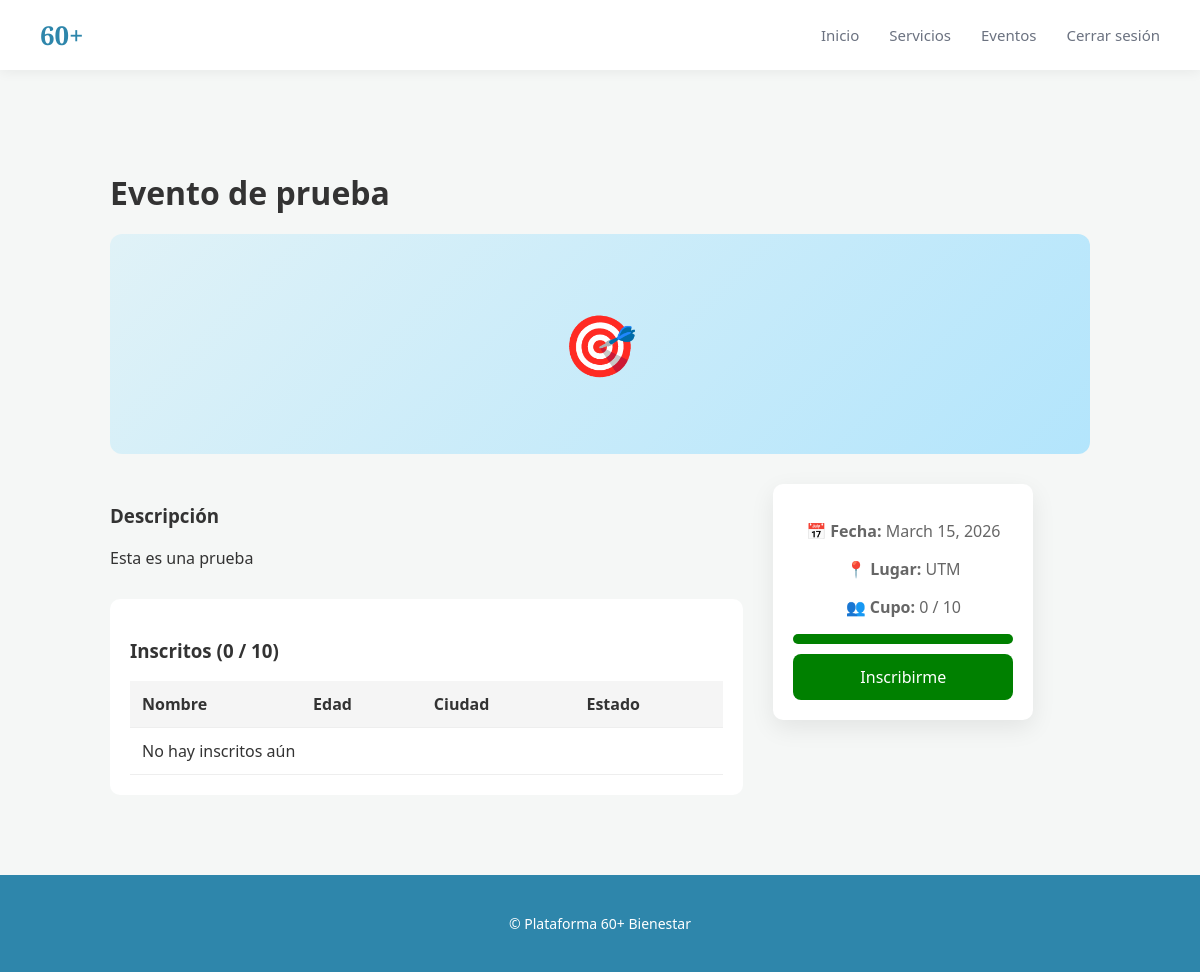
The page /evento/1/ (signed in) on the database as committed earlier.
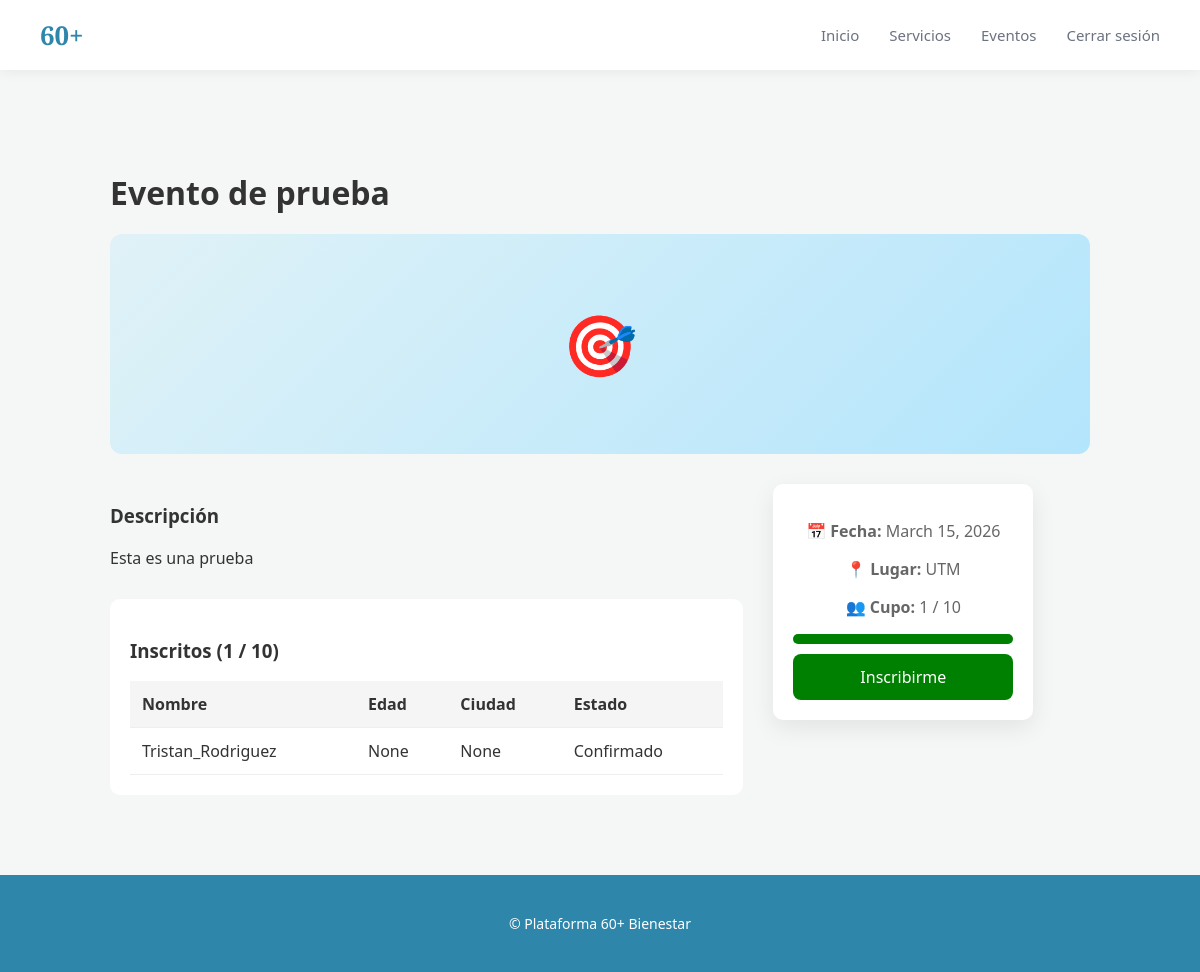
The same page on the database as committed later.
### inicio/models.py (models this page shows, shortened)
class Inscripcion(models.Model):
    nombre = models.CharField(max_length=200, null=True, blank=True)
    edad = models.IntegerField(null=True, blank=True)
    correo = models.EmailField(null=True, blank=True)
    telefono = models.CharField(max_length=20, null=True, blank=True)
    ciudad = models.CharField(max_length=100, null=True, blank=True)
    estado = models.CharField(max_length=100, null=True, blank=True)
    usuario = models.ForeignKey(User, on_delete=models.CASCADE)
    evento = models.ForeignKey(Evento, on_delete=models.CASCADE)

### inicio/views.py (the view)
# urls.py: path('evento/<int:id>/', views.detalle_evento, name='detalle_evento'),
@login_required
def detalle_evento(request, id):
    evento = get_object_or_404(Evento, id=id)
    inscritos = Inscripcion.objects.filter(evento=evento)
    total_inscritos = inscritos.count()
    porcentaje = 0
    if evento.cupo_maximo > 0:
        porcentaje = (total_inscritos / evento.cupo_maximo) * 100
    return render(request, "inicio/detalle_evento.html", {
        "evento": evento,
        "inscritos": inscritos,
        "total_inscritos": total_inscritos,
        "porcentaje": porcentaje,
        "cupo_disponible": total_inscritos < evento.cupo_maximo
    })

### inicio/templates/inicio/detalle_evento.html
{% extends 'inicio/base.html' %}
{% load static %}
{% block extra_css %}
<link rel="stylesheet" href="{% static 'inicio/css/detalle_evento.css' %}">
{% endblock %}
{% block content %}
<div class="detail-container">
    <h1 class="detail-title">{{ evento.nombre }}</h1>
    <div class="detail-img">
        🎯
    </div>
    <div class="detail-grid">
        <div class="detail-main">
            <h3>Descripción</h3>
            <p>{{ evento.descripcion }}</p>
            <div class="table-container">
                <h3>Inscritos ({{ total_inscritos }} / {{ evento.cupo_maximo }})</h3>
                <table>
                    <thead>
                        <tr>
                            <th>Nombre</th>
                            <th>Edad</th>
                            <th>Ciudad</th>
                            <th>Estado</th>
                        </tr>
                    </thead>
                    <tbody>
                        {% for ins in inscritos %}
                        <tr>
                            <td>{{ ins.nombre }}</td>
                            <td>{{ ins.edad }}</td>
                            <td>{{ ins.ciudad }}</td>
                            <td>Confirmado</td>
                        </tr>
                        {% empty %}
                        <tr>
                            <td colspan="4">No hay inscritos aún</td>
                        </tr>
                        {% endfor %}
                    </tbody>
                </table>
            </div>
        </div>
        <div class="detail-sidebar">
            <div class="card">
                <p><strong>📅 Fecha:</strong> {{ evento.fecha }}</p>
                <p><strong>📍 Lugar:</strong> {{ evento.lugar }}</p>
                <p><strong>👥 Cupo:</strong> {{ total_inscritos }} / {{ evento.cupo_maximo }}</p>
                <div class="cupo-bar">
                    <div class="cupo-fill" data-width="{{ porcentaje }}"></div>
                </div>
                {% if cupo_disponible %}
                <a href="{% url 'inscribirse' evento.id %}" class="btn-inscribirse">
                    Inscribirme
                </a>
                {% else %}
                <p class="cupo-lleno">Evento lleno</p>
                {% endif %}
            </div>
        </div>
    </div>
</div>
{% endblock %}

Rows that differ between the two databases and show on the page:
added Inscripcion: nombre "Tristan_Rodriguez", edad "None", ciudad "None"
Other text that changed with them:
{{ total_inscritos }}: "0" → "1"
text no longer shown: "No hay inscritos aún"
